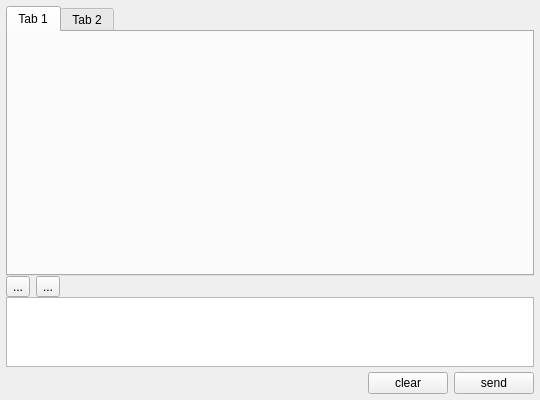
<?xml version="1.0" encoding="UTF-8"?>
<ui version="4.0">
 <class>DialogWindow</class>
 <widget class="QWidget" name="DialogWindow">
  <property name="geometry">
   <rect>
    <x>0</x>
    <y>0</y>
    <width>540</width>
    <height>400</height>
   </rect>
  </property>
  <property name="sizePolicy">
   <sizepolicy hsizetype="Expanding" vsizetype="Expanding">
    <horstretch>0</horstretch>
    <verstretch>0</verstretch>
   </sizepolicy>
  </property>
  <property name="windowTitle">
   <string>DialogWindow</string>
  </property>
  <layout class="QGridLayout" name="gridLayout_2" rowminimumheight="0">
   <property name="margin">
    <number>6</number>
   </property>
   <item row="0" column="0">
    <layout class="QGridLayout" name="gridLayout" rowstretch="20,1,5,1">
     <property name="sizeConstraint">
      <enum>QLayout::SetMinimumSize</enum>
     </property>
     <property name="margin">
      <number>0</number>
     </property>
     <property name="spacing">
      <number>0</number>
     </property>
     <item row="0" column="0">
      <widget class="WingTabWidget" name="tabWidget">
       <property name="sizePolicy">
        <sizepolicy hsizetype="Expanding" vsizetype="Expanding">
         <horstretch>0</horstretch>
         <verstretch>0</verstretch>
        </sizepolicy>
       </property>
       <property name="contextMenuPolicy">
        <enum>Qt::NoContextMenu</enum>
       </property>
       <property name="currentIndex">
        <number>0</number>
       </property>
       <widget class="QWidget" name="tab">
        <attribute name="title">
         <string>Tab 1</string>
        </attribute>
       </widget>
       <widget class="QWidget" name="tab_2">
        <attribute name="title">
         <string>Tab 2</string>
        </attribute>
       </widget>
      </widget>
     </item>
     <item row="1" column="0">
      <layout class="QHBoxLayout" name="horizontalLayout_2">
       <property name="spacing">
        <number>6</number>
       </property>
       <item>
        <widget class="QToolButton" name="toolButton">
         <property name="sizePolicy">
          <sizepolicy hsizetype="Fixed" vsizetype="Fixed">
           <horstretch>0</horstretch>
           <verstretch>0</verstretch>
          </sizepolicy>
         </property>
         <property name="text">
          <string>...</string>
         </property>
        </widget>
       </item>
       <item>
        <widget class="QToolButton" name="toolButton_2">
         <property name="text">
          <string>...</string>
         </property>
        </widget>
       </item>
       <item>
        <spacer name="horizontalSpacer_2">
         <property name="orientation">
          <enum>Qt::Horizontal</enum>
         </property>
         <property name="sizeHint" stdset="0">
          <size>
           <width>40</width>
           <height>20</height>
          </size>
         </property>
        </spacer>
       </item>
      </layout>
     </item>
     <item row="2" column="0">
      <widget class="QTextEdit" name="textInput">
       <property name="sizePolicy">
        <sizepolicy hsizetype="Expanding" vsizetype="Expanding">
         <horstretch>0</horstretch>
         <verstretch>0</verstretch>
        </sizepolicy>
       </property>
      </widget>
     </item>
     <item row="3" column="0">
      <layout class="QHBoxLayout" name="horizontalLayout">
       <property name="topMargin">
        <number>5</number>
       </property>
       <item>
        <spacer name="horizontalSpacer">
         <property name="orientation">
          <enum>Qt::Horizontal</enum>
         </property>
         <property name="sizeHint" stdset="0">
          <size>
           <width>40</width>
           <height>20</height>
          </size>
         </property>
        </spacer>
       </item>
       <item>
        <widget class="QPushButton" name="clearButton">
         <property name="text">
          <string>clear</string>
         </property>
        </widget>
       </item>
       <item>
        <widget class="QPushButton" name="sendButton">
         <property name="text">
          <string>send</string>
         </property>
         <property name="shortcut">
          <string>Ctrl+Return</string>
         </property>
        </widget>
       </item>
      </layout>
     </item>
    </layout>
   </item>
  </layout>
 </widget>
 <layoutdefault spacing="6" margin="11"/>
 <customwidgets>
  <customwidget>
   <class>WingTabWidget</class>
   <extends>QTabWidget</extends>
   <header>WingTabWidget.h</header>
   <container>1</container>
  </customwidget>
 </customwidgets>
 <resources/>
 <connections/>
</ui>
